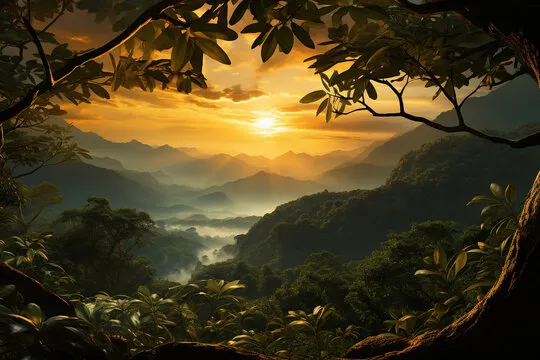
#> input picture Lab Experiments/Input/Image 11.png, 540 x 360 px
$ python Program11.py
#> lines starting #> are read from the running program, lines starting #| are printed output that depends on the picture
import cv2
import numpy as np

# Read image
image = cv2.imread("Input/Image 11.png")
#> image is the input picture: shape (360, 540, 3); mean B, G, R 30.1, 61.1, 74.2

if image is None:
    print("Error: Could not read the image.")
    exit()

rows, cols = image.shape[:2]
#> rows = 360; cols = 540

# Select three points from the original image
pts1 = np.float32([[50, 50], [200, 50], [50, 200]])

# New positions of the selected points
pts2 = np.float32([[10, 100], [200, 50], [100, 250]])

# Affine Transformation Matrix
matrix = cv2.getAffineTransform(pts1, pts2)

# Apply transformation
affine = cv2.warpAffine(image, matrix, (cols, rows))
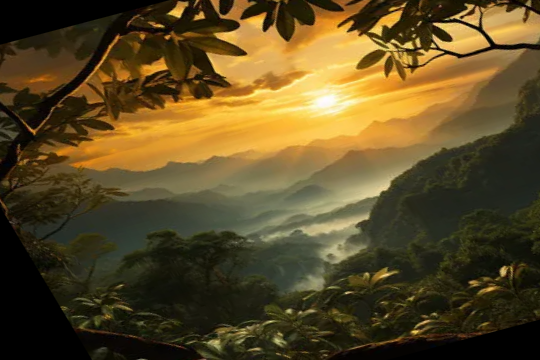
#> affine: shape (360, 540, 3); mean B, G, R 36.3, 74.2, 91.4

# Save output
cv2.imwrite("Output/Affine_Transformation.png", affine)

# Display
cv2.imshow("Original Image", image)
cv2.imshow("Affine Transformation", affine)

cv2.waitKey(0)
cv2.destroyAllWindows()

$ run again, with Lab Experiments/Input/Image 1.png copied over Lab Experiments/Input/Image 11.png
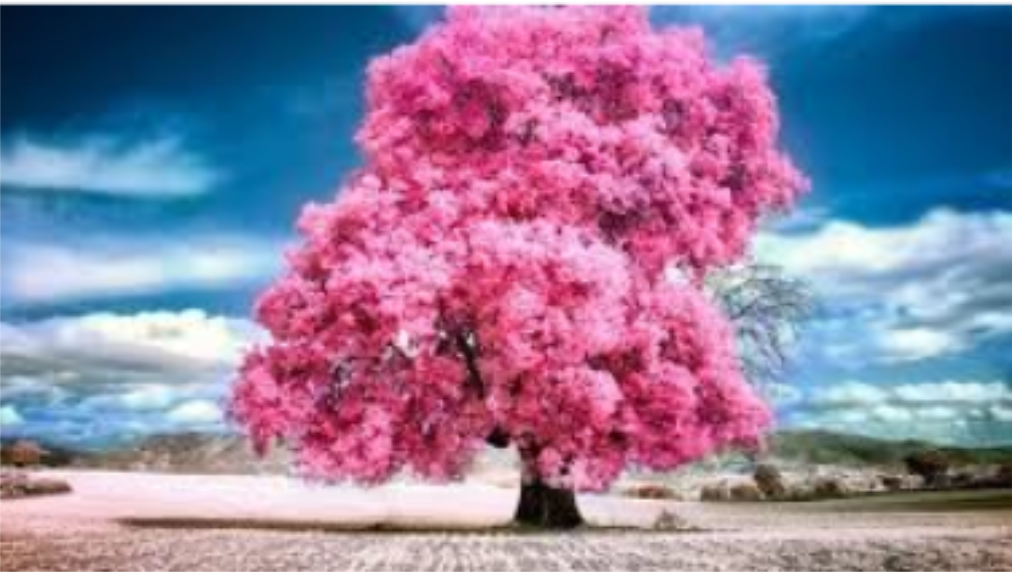
#> input picture Lab Experiments/Input/Image 1.png, 1012 x 572 px
#> image is the input picture: shape (572, 1012, 3); mean B, G, R 158.4, 127.3, 145
#> `affine = cv2.warpAffine(image, matrix, (cols, rows))`:
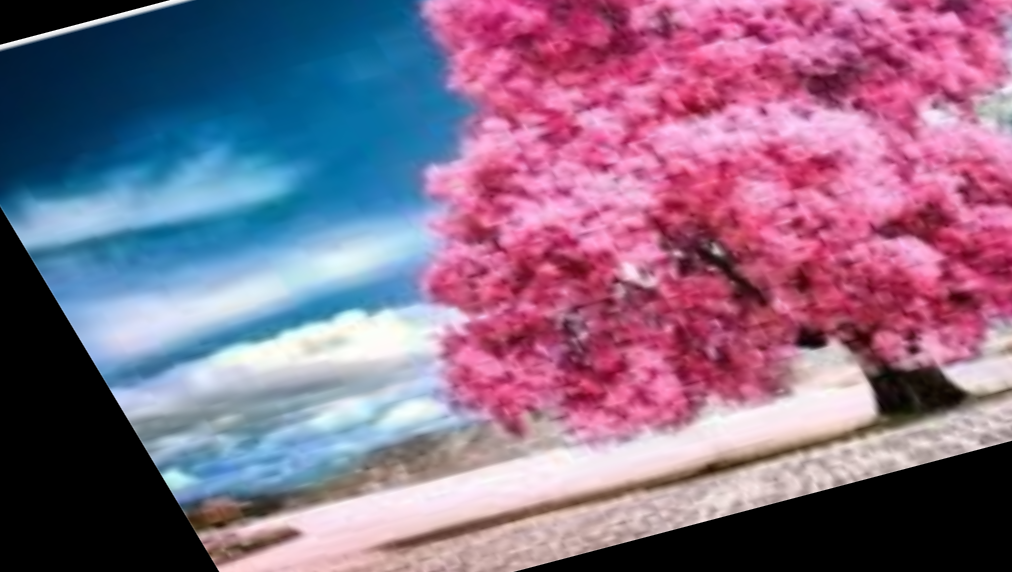
#> affine: shape (572, 1012, 3); mean B, G, R 135.3, 107.5, 134.9

$ run again, with Lab Experiments/Input/Image 10.png copied over Lab Experiments/Input/Image 11.png
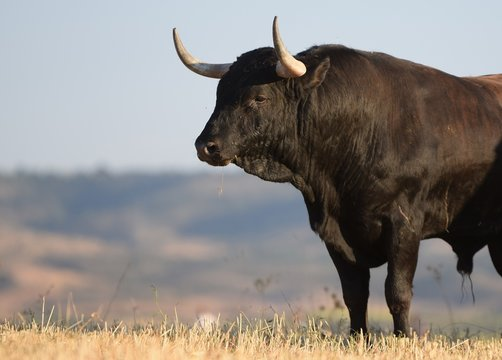
#> input picture Lab Experiments/Input/Image 10.png, 502 x 360 px
#> image is the input picture: shape (360, 502, 3); mean B, G, R 130.1, 135, 140.6
#> `affine = cv2.warpAffine(image, matrix, (cols, rows))`:
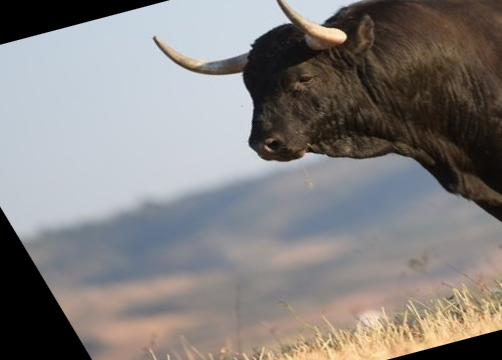
#> affine: shape (360, 502, 3); mean B, G, R 128, 129.6, 132.8

$ run again, with Lab Experiments/Input/Image 12.png copied over Lab Experiments/Input/Image 11.png
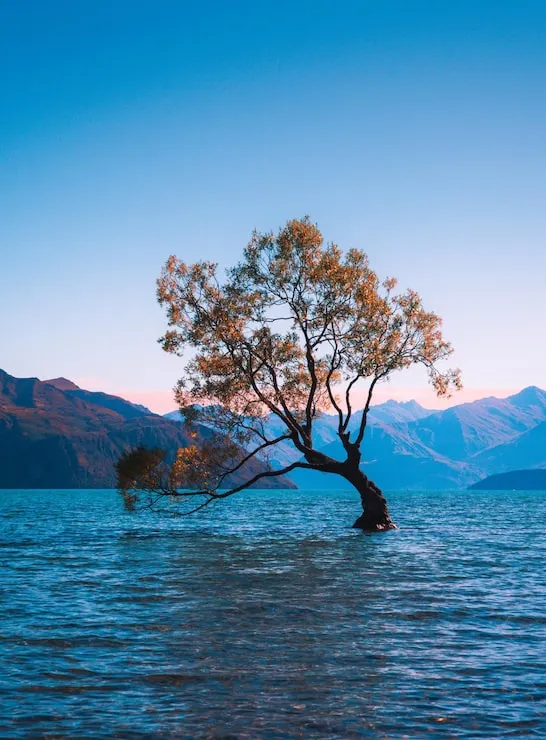
#> input picture Lab Experiments/Input/Image 12.png, 546 x 740 px
#> image is the input picture: shape (740, 546, 3); mean B, G, R 171.5, 136.5, 84.8
#> `affine = cv2.warpAffine(image, matrix, (cols, rows))`:
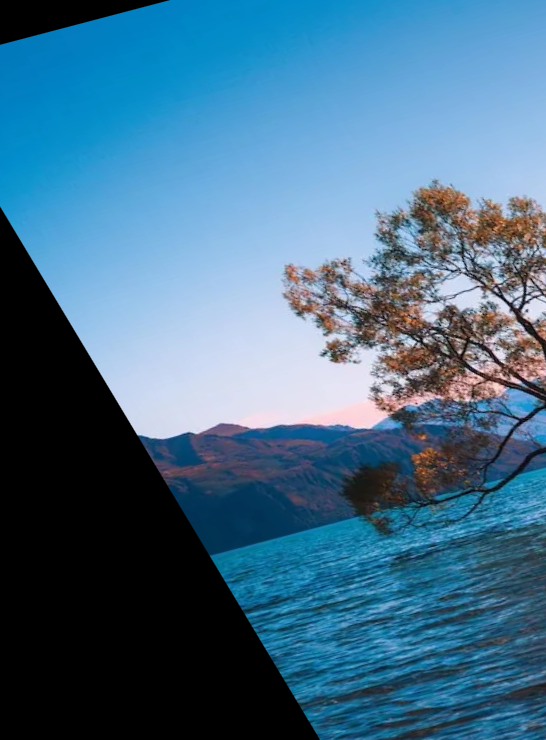
#> affine: shape (740, 546, 3); mean B, G, R 136.7, 109, 67.6
